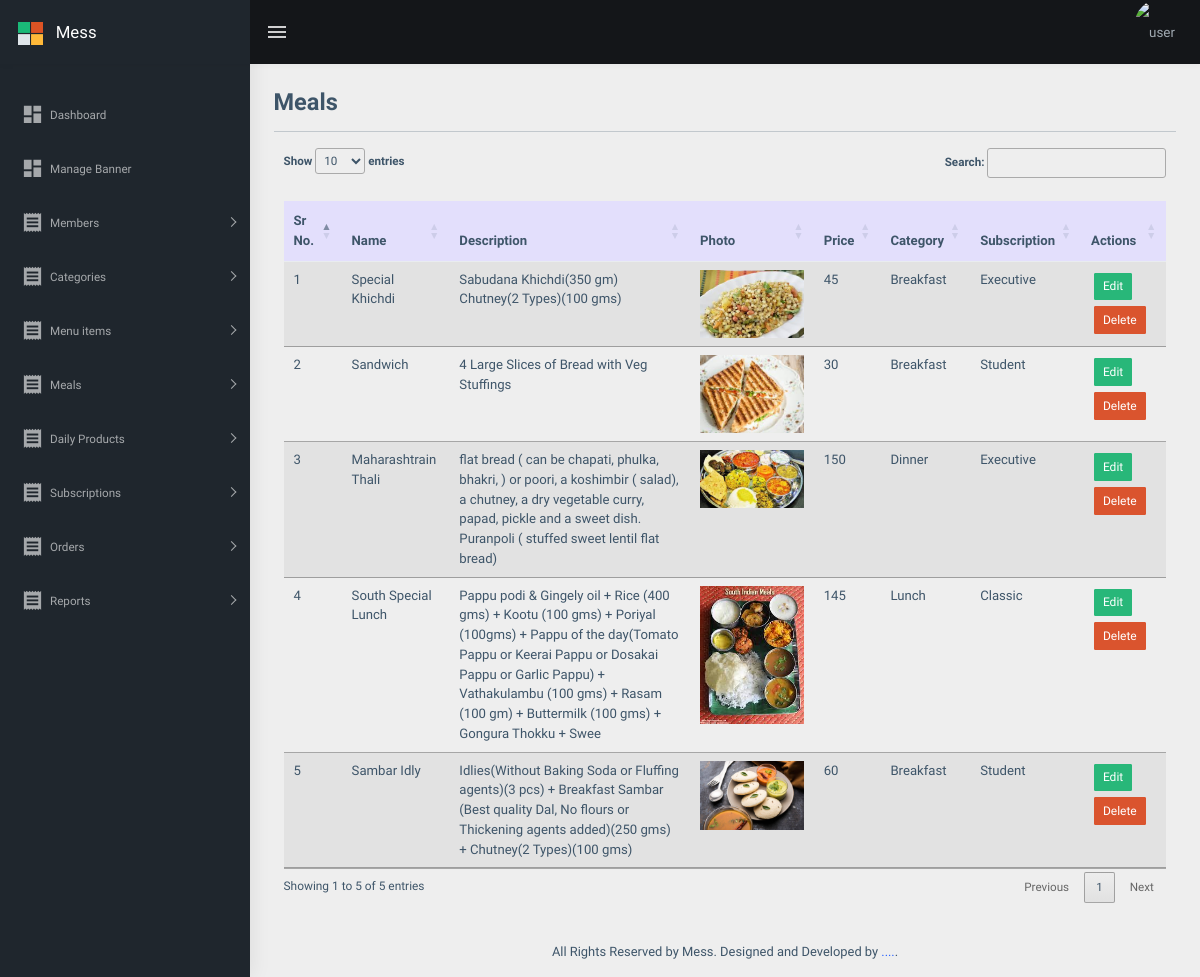
The page /admin/listMealPlans.php (signed in) on the database as committed earlier.
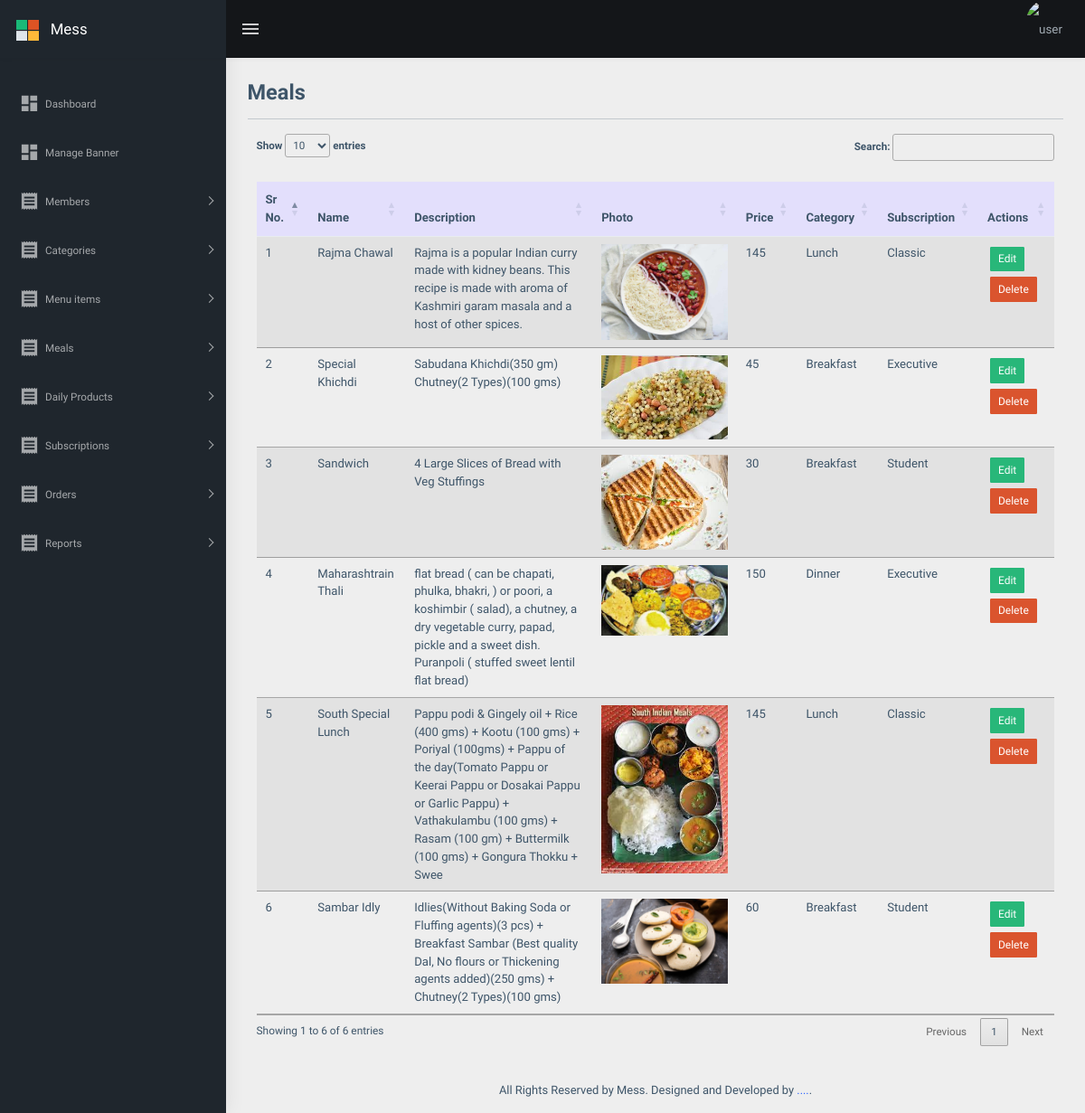
The same page on the database as committed later.
### tables this page shows
CREATE TABLE `meals` (
  `id` bigint(20) NOT NULL,
  `mealName` varchar(255) NOT NULL,
  `mealDesc` varchar(255) NOT NULL,
  `mealPrice` int(11) NOT NULL,
  `mealSubscription` int(11) NOT NULL,
  `mealType` varchar(255) NOT NULL,
  `mealPhoto` varchar(255) NOT NULL,
  `status` int(11) NOT NULL DEFAULT 1
);

CREATE TABLE `category` (
  `id` int(11) NOT NULL,
  `name` varchar(40) NOT NULL,
  `description` varchar(800) NOT NULL,
  `status` int(11) NOT NULL
);

CREATE TABLE `subscriptions` (
  `id` int(11) NOT NULL,
  `subscriptionName` varchar(100) NOT NULL,
  `description` text NOT NULL,
  `15Days` int(11) NOT NULL,
  `weekly` int(11) NOT NULL,
  `monthly` int(11) NOT NULL
);

### admin/listMealPlans.php (the view, shortened to what this page needs)
<?php
include ('top.php');
$sql="select meals.*, subscriptions.subscriptionName,category.name from meals,subscriptions,category  where meals.mealSubscription=subscriptions.id and meals.mealType=category.id order by meals.id desc";
$res=mysqli_query($con,$sql);
?>
			<main class="content">
				<div class="container-fluid p-4">
					<div class="mb-3">
						<h1 class="h3 d-inline align-middle">Meals</h1>
					</div>
					<hr>
				<div class="container table-responsive">
					<table class="table table-striped   table-hover  table-sm pt-3" id="dttable">
					<thead class="table-primary">
						<tr>
						<th scope="col">Sr No.</th>
						<th scope="col">Name</th>
						<th scope="col">Description</th>
						<th scope="col">Photo</th>
						<th scope="col">Price</th>
						<th scope="col">Category</th>
						<th scope="col">Subscription</th>
						<th scope="col">Actions</th>
						</tr>
					</thead>
					<tbody>
					<?php
							if(mysqli_num_rows($res) > 0){
								$i=1;
								while( $row=mysqli_fetch_assoc($res) ){
						?>
						<tr>
						<td scope="col"> <?php  echo $i; ?></td>
						<td scope="col" > <?php  echo $row['mealName']; ?></td>
						<td scope="col" > <?php  echo $row['mealDesc']; ?></td>
						<td scope="col" > <a target="_blank" href="<?php  echo SITE_MENU_IMAGE.$row['mealPhoto']; ?>"> <img class="img-fluid" src="<?php  echo SITE_MENU_IMAGE.$row['mealPhoto']; ?>" > </a> </td>
						<td scope="col" > <?php  echo $row['mealPrice']; ?></td>
						<td scope="col" > <?php  echo $row['name']; ?></td>
						<td scope="col"> <?php  echo $row['subscriptionName']; ?></td>
						<td scope="col" >
							<a href="pages-addMealPlans.php?id=<?php echo $row['id']; ?>"> <button class="btn btn-success btn-sm">Edit</button> </a>
							<a href="?id=<?php echo $row['id']; ?>&type=delete "> <button class="btn btn-danger btn-sm">Delete</button> </a>
						</td>
						</tr>
						<?php
								$i++;
								}
							}
							else{
							?>
							<td colspan="4">Data not found</td>
							<?php
							}
						?>
					</tbody>
					</table>
				</div>
				</div>
			</main>
			<?php
				include 'footer.php';
			?>

Rows that differ between the two databases and show on the page:
added meals: mealName "Rajma Chawal", mealDesc "Rajma is a popular Indian curry made with kidney beans. This recipe is made with aroma of Kashmiri garam masala and a host of other spices.", mealPhoto (picture), mealPrice "145", category.name "Lunch", subscriptions.subscriptionName "Classic"
Other text that changed with them:
text written by a page script: "Show entries Search: Showing 1 to 5 of 5 entries Previous 1 Next" → "Show entries Search: Showing 1 to 6 of 6 entries Previous 1 Next"
